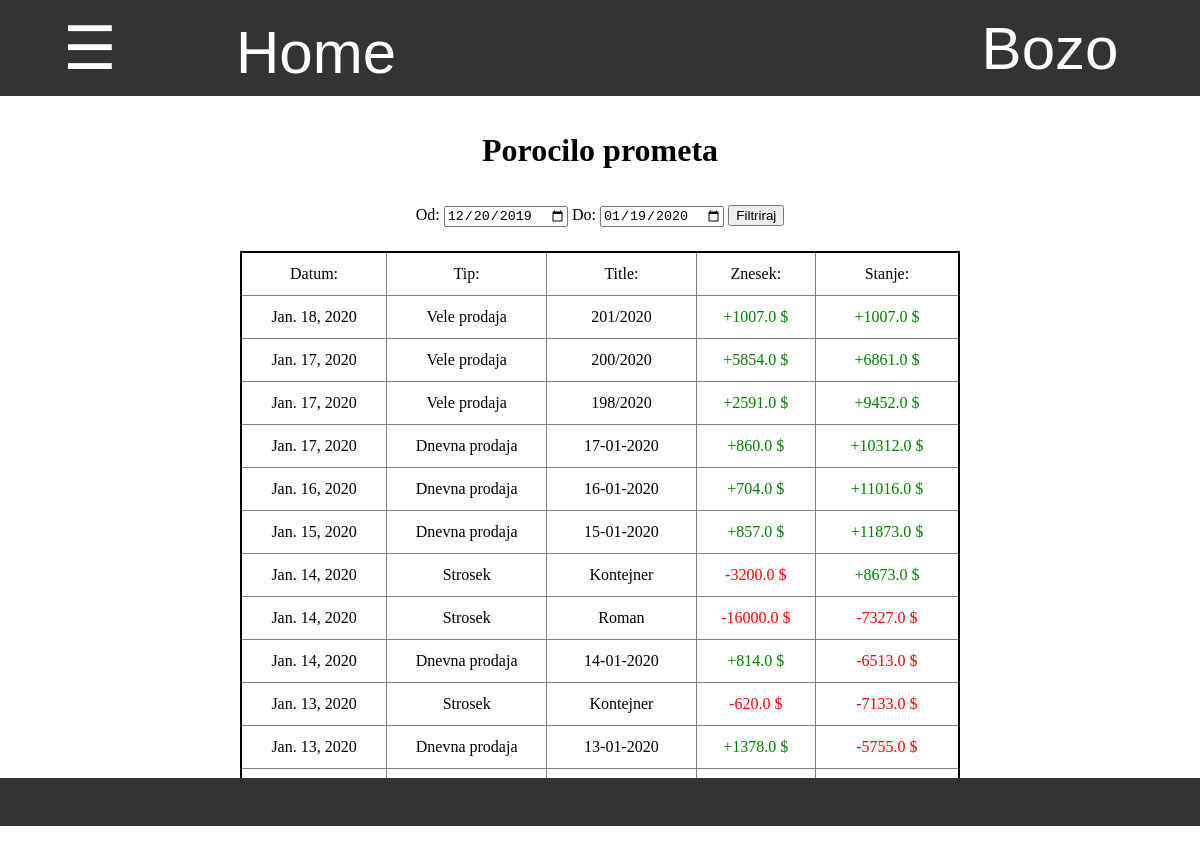
/zaloga/porocilo/porocilo_prometa (signed in), run on the app's committed database.
### program/models.py (models this page shows)
class Profil(models.Model):
    user = models.OneToOneField(User,on_delete=models.CASCADE)
    jezik =  models.CharField(default="spa",max_length=3, choices=JEZIKI)

### zaloga/models.py (models this page shows, shortened)
class Baza(models.Model):
    author = models.ForeignKey(User,default=1, on_delete=models.CASCADE)
    title = models.CharField(default="",max_length=15)
    datum = models.DateField(default=timezone.now)
    zaloga = models.ForeignKey(Zaloga, default=1 ,on_delete=models.CASCADE)
    status = models.CharField(default="aktivno",max_length=10)
    sprememba_zaloge = models.IntegerField(default = -1)
    tip = models.CharField(default="prevzem",max_length=20, choices=TIPI_BAZE)
    kontejner = models.OneToOneField(Kontejner,null=True,default=None,blank=True, on_delete=models.CASCADE)
    popust = models.IntegerField(default = None, null=True, blank=True)
    stranka = models.ForeignKey(Stranka, on_delete=models.CASCADE, default=None, null=True, blank=True)
    cas = models.TimeField(default=None,null=True,blank=True)
    dnevna_prodaja = models.ForeignKey(Dnevna_prodaja, on_delete=models.CASCADE, default=None, null=True, blank=True)
    prevoz = models.DecimalField(default=None,null=True,blank=True,max_digits=5, decimal_places=2)
    @property
    def skupno_stevilo(self):
        stevilo = 0
        for vnos in self.vnos_set.all():
            stevilo += vnos.stevilo
        return stevilo
    @property
    def skupna_cena(self):
        cena = 0
        for vnos in self.vnos_set.all():
            cena += vnos.skupna_cena
        return cena
    @property
    def cena_popusta(self):
        return round(float(self.skupna_cena) * (self.popust / 100))
    @property
    def cena_prevoza(self):
        if self.prevoz != None:
            return self.skupno_stevilo * self.prevoz
    @property
    def koncna_cena(self):
        if self.prevoz != None:
            return self.skupna_cena - self.cena_popusta + self.cena_prevoza
        else:
            return self.skupna_cena - self.cena_popusta

class Dnevna_prodaja(models.Model):
    zaloga = models.ForeignKey(Zaloga, default=1, on_delete=models.CASCADE)
    prodaja = models.ForeignKey(Prodaja, default=1, on_delete=models.CASCADE)
    datum = models.DateField(default=timezone.now)
    title = models.CharField(default="", max_length=20)
    tip = 'dnevna_prodaja'
    skupna_cena = models.DecimalField(decimal_places=2,max_digits=6,default=0)
    skupno_stevilo = models.IntegerField(default = 0)

class Stroski_Group(models.Model):
    title = models.CharField(default="",max_length=20)
    tip = models.CharField(default="",max_length=20)
    datum = models.DateField(default=timezone.now)
    status = models.CharField(default="aktivno",max_length=20)
    kontejner = models.ForeignKey(Kontejner,default=None,null=True,blank=True,on_delete=models.CASCADE)
    @property
    def skupni_znesek(self):
        znesek = 0
        for strosek in self.strosek_set.all():
            znesek += strosek.znesek
        return znesek

### zaloga/stroski_views.py (the view)
# urls.py: path('porocilo_prometa',stroski_views.porocilo_prometa, name='porocilo_prometa'),
def porocilo_prometa(request):
    danes = datetime.date.today().strftime('%Y-%m-%d')
    pred_mescem =  (datetime.date.today() - datetime.timedelta(days=30)).strftime('%Y-%m-%d')
    od = request.GET.get('od',pred_mescem)
    do = request.GET.get('do', danes)
    stroski = Stroski_Group.objects.all().filter(datum__gte = od, datum__lte = do).order_by('-datum','-pk').prefetch_related('strosek_set')
    vele_prodaje = Baza.objects.all().filter(tip="vele_prodaja",datum__gte=od,datum__lte=do,status="veljavno").order_by('-datum','-pk').prefetch_related('vnos_set')
    dnevne_prodaje = Dnevna_prodaja.objects.all().filter(datum__gte=od,datum__lte=do).order_by('-datum','-pk')
    promet = []
    for strosek in stroski.iterator():
        slovar = {
            'tip':'Strosek',
            'znesek':-float(strosek.skupni_znesek),
            'title':strosek.title,
            'datum':strosek.datum,
        }
        promet.append(slovar)
    for vele_prodaja in vele_prodaje.iterator():
        slovar = {
            'tip':'Vele prodaja',
            'znesek':float(vele_prodaja.koncna_cena),
            'title':vele_prodaja.title,
            'datum':vele_prodaja.datum,
        }
        promet.append(slovar)
    for dnevna_prodaja in dnevne_prodaje.iterator():
        slovar = {
            'tip':'Dnevna prodaja',
            'znesek':float(dnevna_prodaja.skupna_cena),
            'title':dnevna_prodaja.title,
            'datum':dnevna_prodaja.datum,
        }
        promet.append(slovar)
    promet = sorted(promet,key = lambda i: (i['datum'],i['tip'],i['znesek']), reverse=True)
    pretok, skupno = pregled_prometa(promet)
    slovar = {
        'pretok':pretok,
        'skupno':skupno,
        'promet':promet,
        'od':od,
        'do':do,
    }
    return pokazi_stran(request,'porocilo/porocilo.html',slovar)

### zaloga/models.py (called while the page is built)
    @property
    def skupna_cena(self):
        return self.stevilo * self.cena

### zaloga/stroski_views.py (called while the page is built)
def vrni_slovar(request):
    with open('slovar.json') as dat:
        slovar = json.load(dat)
    return slovar

def pokazi_stran(request, html, baze={}):
    slovar = {'slovar':vrni_slovar(request),'jezik':request.user.profil.jezik}
    slovar.update(baze)
    if not 'zaloga' in baze:
        slovar.update({'zaloga':zaloga})
    slovar.update({'zaloga_pk':slovar['zaloga'].pk})
    return render(request, html, slovar)

def pregled_prometa(promet):
    cene, skupno = [], 0
    for sprememba in promet:
        skupno += sprememba['znesek']
        cene.append(skupno)
    return cene, skupno

### zaloga/templatetags/zaloga_exstras.py (called while the page is built)
@register.filter
def keyvalue(dict, key):
    return dict[key]

### zaloga/templates/porocilo/porocilo.html (shortened to what this page needs)
{% extends 'program/base.html' %}
{% load zaloga_exstras %}
{% block content %}
<h1 style="margin-top:3%"> Porocilo prometa </h1>
<div class="filter" style="margin-top:3%">
    <form action="{% url 'porocilo_prometa' %}" method="GET">
        {{slovar|keyvalue:'Od'|keyvalue:jezik}}: <input type="date" value="{{od}}" name="od">
        {{slovar|keyvalue:'Do'|keyvalue:jezik}}: <input type="date" value="{{do}}" name="do">
        <input type="submit" value="{{slovar|keyvalue:'Filtriraj'|keyvalue:jezik}}">
    </form>
</div>
<div style="margin-top:2%;display:inline-block;width:60%">
    <table class="tabela_vnosov">
        <tr>
            <td> {{slovar|keyvalue:'Datum'|keyvalue:jezik}}: </td>
            <td> {{slovar|keyvalue:'Tip'|keyvalue:jezik}}: </td>
            <td> {{slovar|keyvalue:'Title'|keyvalue:jezik}}: </td>
            <td> {{slovar|keyvalue:'Znesek'|keyvalue:jezik}}: </td>
            <td> {{slovar|keyvalue:'Stanje'|keyvalue:jezik}}: </td>
        </tr>
        {% for sprememba in promet %}
            <tr>
                <td> {{sprememba.datum}} </td>
                <td> {{slovar|keyvalue:sprememba.tip|keyvalue:jezik}} </td>
                <td> {{sprememba.title}} </td>
                {% if sprememba.znesek < 0 %}
                    <td> <div style="color:red">{{sprememba.znesek}} $</div> </td>
                {% else %}
                     <td> <div style="color:green">+{{sprememba.znesek}} $</div> </td>
                {% endif %}
                {% if pretok|keyvalue:forloop.counter0 < 0 %}
                    <td> <div style="color:red">{{pretok|keyvalue:forloop.counter0}} $</div> </td>
                {% else %}
                     <td> <div style="color:green">+{{pretok|keyvalue:forloop.counter0}} $</div> </td>
                {% endif %}
            </tr>
        {% endfor %}
    </table>
</div>
{% endblock %}

### program/templates/css/navbar.html (shortened to what this page needs)
{% load zaloga_exstras %}
<div id="navbar" class="navbar">
    <button onclick="odpri()" class="nav" style="width:15%"> ☰ </button>
    <a style="width:20%" href="/">Home</a>
    <div class="racun dropdown" id="racun">
        <button class="dropbtn" >{{ user.get_username }}
        </button>
    </div>
</div>

### program/static/css/footer.css (style rules this page uses)
div { margin: 0%; padding: 0%; }
div input { margin: 0%; }
div form { margin:0%; padding: 0% }

### program/templates/program/base.html (style rules this page uses)
body { margin: 0%; padding: 0%; overflow:hidden; }
div { margin: 0%; padding: 0%; }

### program/templates/css/tabele.html (style rules this page uses)
table.tabela_vnosov { width:100%; border-spacing:0; border: 2px solid black; border-collapse: collapse; padding:0.5% }
table.tabela_vnosov td { font-size: 100%; text-align: center; border: 1px solid grey; padding: 1vmin; border-collapse: collapse; }

### program/templates/css/navbar.html (style rules this page uses)
.navbar { overflow: hidden; background-color: #333; font-family: Arial; height:12% }
.navbar a { float: left; font-size: 5vmin; color: white; text-align: center; padding: 18px 16px; text-decoration:none; height:100%; }
.navbar .dropdown, .nav { float: left; height:100%; width:100%; margin:0; overflow:hidden; }
.navbar .dropdown .dropbtn, .nav { font-size: 5vmin; border: none; outline: none; color: white; padding: 12px 16px; width:100%; height:100%; background-color: inherit; font-family: inherit; margin: 0; }
.navbar .racun { float:right; width:300px; overflow:hidden }

### data on the page
Profil: jezik "Od", jezik "Do", jezik "Filtriraj", jezik "Datum", jezik "Tip", jezik "Title", jezik "Znesek", jezik "Stanje", promet "Vele prodaja" "Vele prodaja" "Vele prodaja" "Dnevna prodaja" "Dnevna prodaja" "Dnevna prodaja" "Strosek" "Strosek" "Dnevna prodaja" "Strosek" "Dnevna prodaja"
Baza: datum "Jan. 18, 2020", title "201/2020"
Baza: datum "Jan. 17, 2020", title "200/2020"
Baza: datum "Jan. 17, 2020", title "198/2020"
Dnevna_prodaja: datum "Jan. 17, 2020", title "17-01-2020"
Dnevna_prodaja: datum "Jan. 16, 2020", title "16-01-2020"
Dnevna_prodaja: datum "Jan. 15, 2020", title "15-01-2020"
Stroski_Group: datum "Jan. 14, 2020", title "Kontejner"
Stroski_Group: datum "Jan. 14, 2020", title "Roman"
Dnevna_prodaja: datum "Jan. 14, 2020", title "14-01-2020"
Stroski_Group: datum "Jan. 13, 2020", title "Kontejner"
Dnevna_prodaja: datum "Jan. 13, 2020", title "13-01-2020"

### other printed values
{{ user.get_username }} "Bozo"
{{ sprememba.znesek }} "1007.0" "5854.0" "2591.0" "860.0" "704.0" "857.0" "814.0" "1378.0"
{{ pretok|keyvalue:forloop.counter0 }} "1007.0" "6861.0" "9452.0" "10312.0" "11016.0" "11873.0" "8673.0"
{{ sprememba.znesek }} "-3200.0" "-16000.0" "-620.0"
{{ pretok|keyvalue:forloop.counter0 }} "-7327.0" "-6513.0" "-7133.0" "-5755.0"
